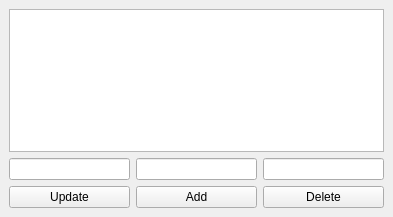
<?xml version="1.0" encoding="UTF-8"?>
<ui version="4.0">
 <class>PointsManagerForm</class>
 <widget class="QMainWindow" name="PointsManagerForm">
  <property name="geometry">
   <rect>
    <x>0</x>
    <y>0</y>
    <width>393</width>
    <height>217</height>
   </rect>
  </property>
  <property name="windowTitle">
   <string>MainWindow</string>
  </property>
  <widget class="QWidget" name="centralwidget">
   <layout class="QHBoxLayout" name="horizontalLayout_3">
    <item>
     <layout class="QVBoxLayout" name="verticalLayout">
      <item>
       <widget class="QListWidget" name="lW_Points"/>
      </item>
      <item>
       <layout class="QHBoxLayout" name="horizontalLayout_2">
        <item>
         <widget class="QLineEdit" name="lE_CoordX"/>
        </item>
        <item>
         <widget class="QLineEdit" name="lE_CoordY"/>
        </item>
        <item>
         <widget class="QLineEdit" name="lE_CoordZ"/>
        </item>
       </layout>
      </item>
      <item>
       <layout class="QHBoxLayout" name="horizontalLayout">
        <item>
         <widget class="QPushButton" name="pB_Update">
          <property name="text">
           <string>Update</string>
          </property>
         </widget>
        </item>
        <item>
         <widget class="QPushButton" name="pb_Add">
          <property name="text">
           <string>Add</string>
          </property>
         </widget>
        </item>
        <item>
         <widget class="QPushButton" name="pB_Delete">
          <property name="text">
           <string>Delete</string>
          </property>
         </widget>
        </item>
       </layout>
      </item>
     </layout>
    </item>
   </layout>
  </widget>
 </widget>
 <resources/>
 <connections/>
</ui>
